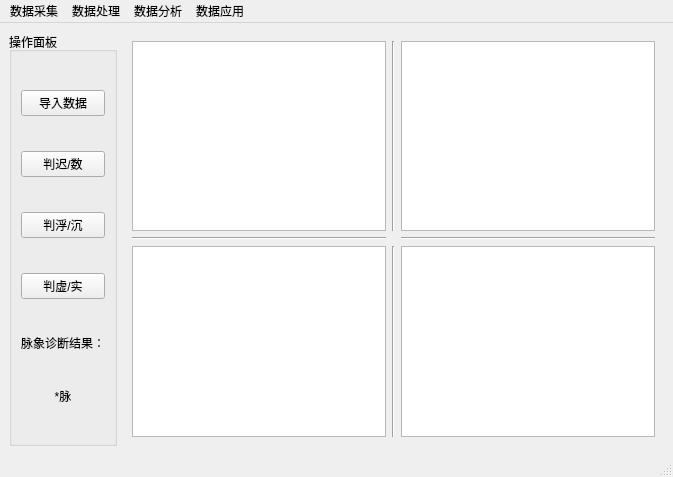
<?xml version="1.0" encoding="UTF-8"?>
<ui version="4.0">
 <class>MainWindow</class>
 <widget class="QMainWindow" name="MainWindow">
  <property name="geometry">
   <rect>
    <x>0</x>
    <y>0</y>
    <width>673</width>
    <height>477</height>
   </rect>
  </property>
  <property name="windowTitle">
   <string>MainWindow</string>
  </property>
  <widget class="QWidget" name="centralwidget">
   <layout class="QGridLayout" name="gridLayout_2">
    <item row="0" column="0">
     <widget class="QGroupBox" name="groupBox">
      <property name="title">
       <string>操作面板</string>
      </property>
      <layout class="QGridLayout" name="gridLayout_3">
       <item row="0" column="0">
        <widget class="QPushButton" name="pushButton">
         <property name="text">
          <string>导入数据</string>
         </property>
        </widget>
       </item>
       <item row="1" column="0">
        <widget class="QPushButton" name="pushButton_2">
         <property name="text">
          <string>判迟/数</string>
         </property>
        </widget>
       </item>
       <item row="2" column="0">
        <widget class="QPushButton" name="pushButton_3">
         <property name="text">
          <string>判浮/沉</string>
         </property>
        </widget>
       </item>
       <item row="3" column="0">
        <widget class="QPushButton" name="pushButton_4">
         <property name="text">
          <string>判虚/实</string>
         </property>
        </widget>
       </item>
       <item row="4" column="0">
        <widget class="QLabel" name="label">
         <property name="sizePolicy">
          <sizepolicy hsizetype="Preferred" vsizetype="Fixed">
           <horstretch>0</horstretch>
           <verstretch>0</verstretch>
          </sizepolicy>
         </property>
         <property name="text">
          <string>脉象诊断结果：</string>
         </property>
        </widget>
       </item>
       <item row="5" column="0">
        <widget class="QLabel" name="label_2">
         <property name="sizePolicy">
          <sizepolicy hsizetype="Preferred" vsizetype="Fixed">
           <horstretch>0</horstretch>
           <verstretch>0</verstretch>
          </sizepolicy>
         </property>
         <property name="text">
          <string>*脉</string>
         </property>
         <property name="alignment">
          <set>Qt::AlignCenter</set>
         </property>
        </widget>
       </item>
      </layout>
     </widget>
    </item>
    <item row="0" column="1">
     <widget class="QWidget" name="widget" native="true">
      <layout class="QGridLayout" name="gridLayout">
       <item row="0" column="0">
        <widget class="QGraphicsView" name="graphicsView"/>
       </item>
       <item row="0" column="1">
        <widget class="Line" name="line">
         <property name="orientation">
          <enum>Qt::Vertical</enum>
         </property>
        </widget>
       </item>
       <item row="0" column="2">
        <widget class="QGraphicsView" name="graphicsView_2"/>
       </item>
       <item row="1" column="0">
        <widget class="Line" name="line_2">
         <property name="orientation">
          <enum>Qt::Horizontal</enum>
         </property>
        </widget>
       </item>
       <item row="1" column="2">
        <widget class="Line" name="line_3">
         <property name="orientation">
          <enum>Qt::Horizontal</enum>
         </property>
        </widget>
       </item>
       <item row="2" column="0">
        <widget class="QGraphicsView" name="graphicsView_3"/>
       </item>
       <item row="2" column="1">
        <widget class="Line" name="line_4">
         <property name="orientation">
          <enum>Qt::Vertical</enum>
         </property>
        </widget>
       </item>
       <item row="2" column="2">
        <widget class="QGraphicsView" name="graphicsView_4"/>
       </item>
      </layout>
     </widget>
    </item>
   </layout>
  </widget>
  <widget class="QMenuBar" name="menubar">
   <property name="geometry">
    <rect>
     <x>0</x>
     <y>0</y>
     <width>673</width>
     <height>22</height>
    </rect>
   </property>
   <widget class="QMenu" name="menu">
    <property name="title">
     <string>数据采集</string>
    </property>
   </widget>
   <widget class="QMenu" name="menu_2">
    <property name="title">
     <string>数据处理</string>
    </property>
   </widget>
   <widget class="QMenu" name="menu_3">
    <property name="title">
     <string>数据分析</string>
    </property>
   </widget>
   <widget class="QMenu" name="menu_4">
    <property name="title">
     <string>数据应用</string>
    </property>
   </widget>
   <addaction name="menu"/>
   <addaction name="menu_2"/>
   <addaction name="menu_3"/>
   <addaction name="menu_4"/>
  </widget>
  <widget class="QStatusBar" name="statusbar"/>
 </widget>
 <resources/>
 <connections/>
</ui>
